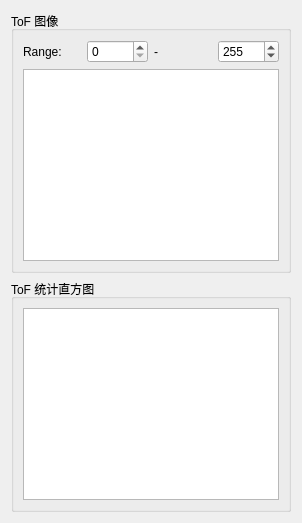
       <widget class="QWidget" name="tab_tof">
        <attribute name="title">
         <string>光子飞行时间 (ToF)</string>
        </attribute>
        <layout class="QVBoxLayout" name="verticalLayout_tab2">
         <item>
          <widget class="QGroupBox" name="grp_tof">
           <property name="title">
            <string>ToF 图像</string>
           </property>
           <layout class="QVBoxLayout" name="verticalLayout_tof">
            <item>
             <layout class="QHBoxLayout" name="horizontalLayout_tof_ctrl">
              <item>
               <widget class="QLabel" name="label_tof_range">
                <property name="text">
                 <string>Range:</string>
                </property>
               </widget>
              </item>
              <item>
               <widget class="QSpinBox" name="sb_tof_min">
                <property name="maximum">
                 <number>65535</number>
                </property>
               </widget>
              </item>
              <item>
               <widget class="QLabel" name="label_tof_sep">
                <property name="text">
                 <string>-</string>
                </property>
               </widget>
              </item>
              <item>
               <widget class="QSpinBox" name="sb_tof_max">
                <property name="maximum">
                 <number>65535</number>
                </property>
                <property name="value">
                 <number>255</number>
                </property>
               </widget>
              </item>
             </layout>
            </item>
            <item>
             <widget class="GraphicsLayoutWidget" name="glw_tof"/>
            </item>
           </layout>
          </widget>
         </item>
         <item>
          <widget class="QGroupBox" name="grp_hist_tof">
           <property name="maximumSize">
            <size>
             <width>16777215</width>
             <height>250</height>
            </size>
           </property>
           <property name="title">
            <string>ToF 统计直方图</string>
           </property>
           <layout class="QVBoxLayout" name="verticalLayout_hist_tof">
            <item>
             <widget class="PlotWidget" name="plot_hist_tof"/>
            </item>
           </layout>
          </widget>
         </item>
        </layout>
       </widget>
